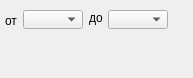
<?xml version="1.0" encoding="UTF-8"?>
<ui version="4.0">
 <class>RangeWidget</class>
 <widget class="QWidget" name="RangeWidget">
  <property name="geometry">
   <rect>
    <x>0</x>
    <y>0</y>
    <width>193</width>
    <height>78</height>
   </rect>
  </property>
  <property name="windowTitle">
   <string>RangeWidget</string>
  </property>
  <widget class="QLabel" name="label_4">
   <property name="geometry">
    <rect>
     <x>5</x>
     <y>10</y>
     <width>16</width>
     <height>21</height>
    </rect>
   </property>
   <property name="text">
    <string>от</string>
   </property>
  </widget>
  <widget class="QComboBox" name="beginCombo">
   <property name="geometry">
    <rect>
     <x>23</x>
     <y>10</y>
     <width>60</width>
     <height>19</height>
    </rect>
   </property>
   <property name="minimumSize">
    <size>
     <width>60</width>
     <height>0</height>
    </size>
   </property>
  </widget>
  <widget class="QLabel" name="label_3">
   <property name="geometry">
    <rect>
     <x>89</x>
     <y>10</y>
     <width>16</width>
     <height>16</height>
    </rect>
   </property>
   <property name="text">
    <string>до</string>
   </property>
  </widget>
  <widget class="QComboBox" name="endCombo">
   <property name="geometry">
    <rect>
     <x>108</x>
     <y>10</y>
     <width>60</width>
     <height>19</height>
    </rect>
   </property>
   <property name="minimumSize">
    <size>
     <width>60</width>
     <height>0</height>
    </size>
   </property>
   <property name="editable">
    <bool>false</bool>
   </property>
  </widget>
  <widget class="QLabel" name="errorLabel">
   <property name="geometry">
    <rect>
     <x>10</x>
     <y>40</y>
     <width>181</width>
     <height>21</height>
    </rect>
   </property>
   <property name="text">
    <string/>
   </property>
  </widget>
 </widget>
 <layoutdefault spacing="6" margin="11"/>
 <resources/>
 <connections/>
</ui>
